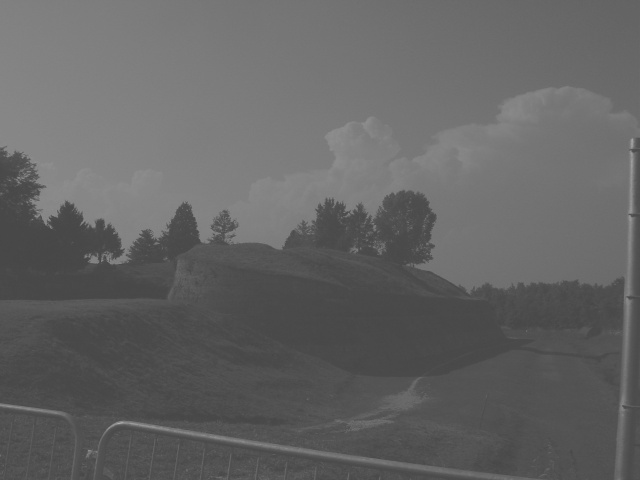
#> input picture lab3/hist_gray.jpg, 640 x 480 px
$ python zad4.py
#> lines starting #> are read from the running program, lines starting #| are printed output that depends on the picture
import matplotlib.pyplot as plt
import numpy as np
import PIL.Image as Image


# funkcja wyświetlająca histogram
def show_hist(title: str, ax: plt.Axes, src: np.ndarray, ran: tuple[int, int] = (0, 255)) -> None:
    ax.hist(src, bins=255)
    ax.set_xlim(ran)
    ax.set_title(title)


# funkcja wyświetlająca wykres słupkowy
def show_bar(title: str, ax: plt.Axes, src: tuple[np.ndarray, np.ndarray], ran: tuple[int, int] = (0, 255)) -> None:
    ax.bar(*src)
    ax.set_xlim(ran)
    ax.set_title(title)


# funkcja wyświetlająca obrazek
def show_img(title: str, ax: plt.Axes, src: np.ndarray) -> None:
    ax.imshow(src, cmap="gray")
    ax.set_title(title)


# funkcja "licząca" histogram
def get_histogram(src: np.ndarray) -> tuple[np.ndarray, np.ndarray]:
    res_x, res_y = np.arange(255), np.zeros(255)
    for r in src:
        for c in r:
            res_y[c] += 1

    return res_x, res_y


# funkcja spersonalizowana (wyświetla podany obrazek i jego histogram obok)
def show_answer(title: str, axes: plt.Axes, src: np.ndarray) -> None:
    show_img(title, axes[0], src)
    show_hist(f'{title} - histogram', axes[1], src.flatten())
    show_bar(f'{title} - get_histogram', axes[2], get_histogram(src))


# wczytywanie obrazka
filename = "hist_gray.jpg"
img = np.asarray(Image.open(filename))
#> img is the input picture: shape (480, 640); min 65, max 175, mean 100.1
fig, a = plt.subplots(1, 3, num='Zadanie 4')

# wyświetlanie wyniku
show_answer(filename, a, img)
#> after the loop in get_histogram, `for r in src:`: res_y = 255 values, max 14707 at index 74, min 0 at index 0, mean 1204.7

plt.show()
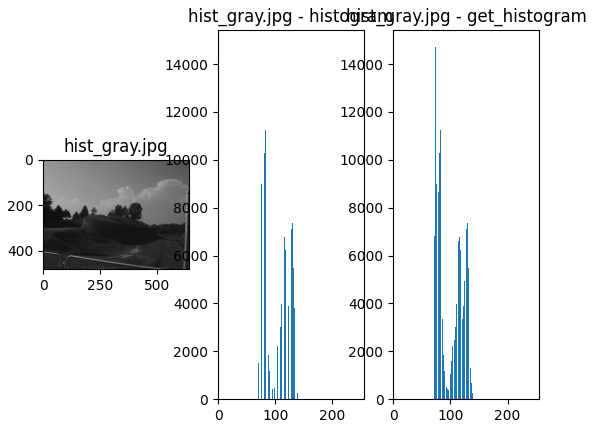
#> figure drawn by matplotlib, 3 panels; panel 2: tallest bar 14707 high, from x = 73.63 to 74.06; panel 3: tallest bar 14707 high, from x = 73.6 to 74.4
